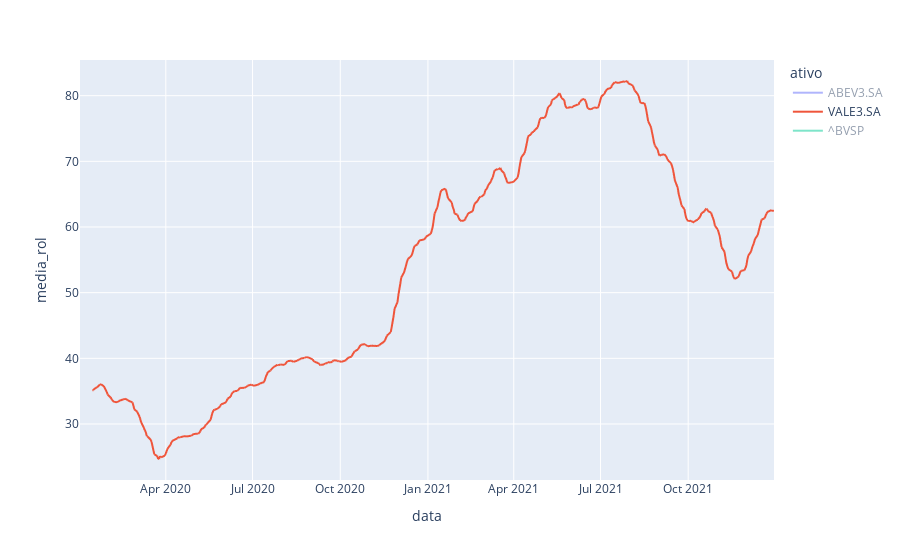

The cell this chart's notebook holds for it:
### Markdown cell above
#### 2. Média móvel

1. Faça uma média móvel  em 90 dias dos valores de fechamento ajustados dos ativos que você escolheu
2. Utilizando a fução ```rolling()```, calcule o desvio pardão desses ativos ao longo do tempo, utilizando a mesma janela móvel do item acima
2. Monte um gráfico de linhas para as médias móveis dos ativos da sua base
4. Monte um gráfico de linhas para os desvios padrão em janela móvel
5. Compare os dois gráficos que você fez com o da tarefa anterior. Veja se eles apontam conclusões semelhantes quanto aos períodos de maior volatilidade (variação) dos ativos.

### Code cell
df["media_rol"] = df.groupby("ativo")["valor"].transform(lambda x: x.rolling(10).mean())

df.head()
fig = px.line(df, x="data", y="media_rol", color="ativo")
fig.show()

### Figure 1 — Plotly figure (JSON) as saved in the notebook; plotly's stock layout.template omitted (floating-point values rounded to 4 significant figures; data arrays with more than 128 entries replaced by an {"elided": "..."} marker saying what was removed)
{"data": [{"hovertemplate": "ativo=ABEV3.SA<br>data=%{x}<br>media_rol=%{y}<extra></extra>", "legendgroup": "ABEV3.SA", "line": {"color": "#636efa", "dash": "solid"}, "marker": {"symbol": "circle"}, "mode": "lines", "name": "ABEV3.SA", "showlegend": true, "type": "scattergl", "visible": "legendonly", "x": {"elided": "495 str values"}, "xaxis": "x", "y": {"elided": "495 float values"}, "yaxis": "y"}, {"hovertemplate": "ativo=VALE3.SA<br>data=%{x}<br>media_rol=%{y}<extra></extra>", "legendgroup": "VALE3.SA", "line": {"color": "#EF553B", "dash": "solid"}, "marker": {"symbol": "circle"}, "mode": "lines", "name": "VALE3.SA", "showlegend": true, "type": "scattergl", "visible": true, "x": {"elided": "495 str values"}, "xaxis": "x", "y": {"elided": "495 float values"}, "yaxis": "y"}, {"hovertemplate": "ativo=^BVSP<br>data=%{x}<br>media_rol=%{y}<extra></extra>", "legendgroup": "^BVSP", "line": {"color": "#00cc96", "dash": "solid"}, "marker": {"symbol": "circle"}, "mode": "lines", "name": "^BVSP", "showlegend": true, "type": "scattergl", "visible": "legendonly", "x": {"elided": "495 str values"}, "xaxis": "x", "y": {"elided": "495 float values"}, "yaxis": "y"}], "layout": {"autosize": true, "legend": {"title": {"text": "ativo"}, "tracegroupgap": 0}, "margin": {"t": 60}, "xaxis": {"anchor": "y", "autorange": true, "domain": [0, 1], "range": ["2020-01-02", "2021-12-30"], "title": {"text": "data"}, "type": "date"}, "yaxis": {"anchor": "x", "autorange": true, "domain": [0, 1], "range": [21.47, 85.43], "title": {"text": "media_rol"}, "type": "linear"}}}
